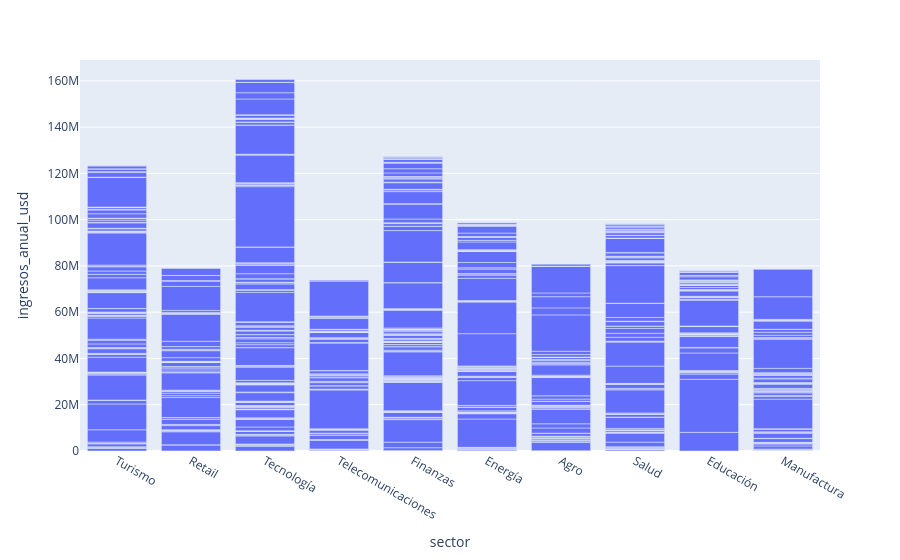

This figure's notebook cell:
### Code cell
#Bar plot

fig = px.bar(df, x='sector', y='ingresos_anual_usd')
fig.show()

### Figure 1 — Plotly figure (JSON) as saved in the notebook; plotly's stock layout.template omitted (floating-point values rounded to 4 significant figures; data arrays with more than 128 entries replaced by an {"elided": "..."} marker saying what was removed)
{"data": [{"hovertemplate": "sector=%{x}<br>ingresos_anual_usd=%{y}<extra></extra>", "legendgroup": "", "marker": {"color": "#636efa", "pattern": {"shape": ""}}, "name": "", "orientation": "v", "showlegend": false, "textposition": "auto", "type": "bar", "x": {"elided": "800 str values"}, "xaxis": "x", "y": {"elided": "800 float values"}, "yaxis": "y"}], "layout": {"barmode": "relative", "legend": {"tracegroupgap": 0}, "margin": {"t": 60}, "xaxis": {"anchor": "y", "domain": [0, 1], "title": {"text": "sector"}}, "yaxis": {"anchor": "x", "domain": [0, 1], "title": {"text": "ingresos_anual_usd"}}}}
